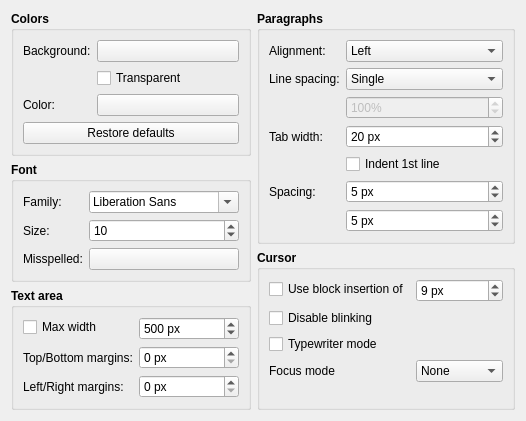
         <widget class="QWidget" name="tab_4">
          <attribute name="icon">
           <iconset theme="view-text">
            <normaloff>.</normaloff>.</iconset>
          </attribute>
          <attribute name="title">
           <string>Text editor</string>
          </attribute>
          <layout class="QHBoxLayout" name="horizontalLayout_4">
           <item>
            <layout class="QVBoxLayout" name="verticalLayout_21">
             <item>
              <widget class="QGroupBox" name="groupBox_17">
               <property name="font">
                <font>
                 <bold>true</bold>
                </font>
               </property>
               <property name="title">
                <string>Colors</string>
               </property>
               <layout class="QFormLayout" name="formLayout_12">
                <item row="0" column="0">
                 <widget class="QLabel" name="label_43">
                  <property name="font">
                   <font>
                    <bold>false</bold>
                   </font>
                  </property>
                  <property name="text">
                   <string>Background:</string>
                  </property>
                 </widget>
                </item>
                <item row="0" column="1">
                 <widget class="QPushButton" name="btnEditorBackgroundColor">
                  <property name="sizePolicy">
                   <sizepolicy hsizetype="Preferred" vsizetype="Fixed">
                    <horstretch>0</horstretch>
                    <verstretch>0</verstretch>
                   </sizepolicy>
                  </property>
                  <property name="font">
                   <font>
                    <bold>false</bold>
                   </font>
                  </property>
                  <property name="text">
                   <string/>
                  </property>
                 </widget>
                </item>
                <item row="1" column="1">
                 <widget class="QCheckBox" name="chkEditorBackgroundTransparent">
                  <property name="font">
                   <font>
                    <bold>false</bold>
                   </font>
                  </property>
                  <property name="text">
                   <string>Transparent</string>
                  </property>
                 </widget>
                </item>
                <item row="2" column="0">
                 <widget class="QLabel" name="label_37">
                  <property name="font">
                   <font>
                    <bold>false</bold>
                   </font>
                  </property>
                  <property name="text">
                   <string>Color:</string>
                  </property>
                 </widget>
                </item>
                <item row="2" column="1">
                 <widget class="QPushButton" name="btnEditorFontColor">
                  <property name="sizePolicy">
                   <sizepolicy hsizetype="Preferred" vsizetype="Fixed">
                    <horstretch>0</horstretch>
                    <verstretch>0</verstretch>
                   </sizepolicy>
                  </property>
                  <property name="font">
                   <font>
                    <bold>false</bold>
                   </font>
                  </property>
                  <property name="text">
                   <string/>
                  </property>
                 </widget>
                </item>
                <item row="3" column="0" colspan="2">
                 <widget class="QPushButton" name="btnEditorColorDefault">
                  <property name="font">
                   <font>
                    <bold>false</bold>
                   </font>
                  </property>
                  <property name="text">
                   <string>Restore defaults</string>
                  </property>
                 </widget>
                </item>
               </layout>
              </widget>
             </item>
             <item>
              <widget class="QGroupBox" name="groupBox_12">
               <property name="font">
                <font>
                 <bold>true</bold>
                </font>
               </property>
               <property name="title">
                <string>Font</string>
               </property>
               <layout class="QFormLayout" name="formLayout_8">
                <item row="3" column="0">
                 <widget class="QLabel" name="label_39">
                  <property name="font">
                   <font>
                    <bold>false</bold>
                   </font>
                  </property>
                  <property name="text">
                   <string>Family:</string>
                  </property>
                 </widget>
                </item>
                <item row="3" column="1">
                 <widget class="QFontComboBox" name="cmbEditorFontFamily">
                  <property name="sizePolicy">
                   <sizepolicy hsizetype="Preferred" vsizetype="Fixed">
                    <horstretch>0</horstretch>
                    <verstretch>0</verstretch>
                   </sizepolicy>
                  </property>
                  <property name="maximumSize">
                   <size>
                    <width>150</width>
                    <height>16777215</height>
                   </size>
                  </property>
                  <property name="font">
                   <font>
                    <bold>false</bold>
                   </font>
                  </property>
                 </widget>
                </item>
                <item row="4" column="0">
                 <widget class="QLabel" name="label_38">
                  <property name="font">
                   <font>
                    <bold>false</bold>
                   </font>
                  </property>
                  <property name="text">
                   <string>Size:</string>
                  </property>
                 </widget>
                </item>
                <item row="5" column="0">
                 <widget class="QLabel" name="label_36">
                  <property name="font">
                   <font>
                    <bold>false</bold>
                   </font>
                  </property>
                  <property name="text">
                   <string>Misspelled:</string>
                  </property>
                 </widget>
                </item>
                <item row="5" column="1">
                 <widget class="QPushButton" name="btnEditorMisspelledColor">
                  <property name="sizePolicy">
                   <sizepolicy hsizetype="Preferred" vsizetype="Fixed">
                    <horstretch>0</horstretch>
                    <verstretch>0</verstretch>
                   </sizepolicy>
                  </property>
                  <property name="font">
                   <font>
                    <bold>false</bold>
                   </font>
                  </property>
                  <property name="text">
                   <string/>
                  </property>
                 </widget>
                </item>
                <item row="4" column="1">
                 <widget class="QSpinBox" name="spnEditorFontSize">
                  <property name="font">
                   <font>
                    <bold>false</bold>
                   </font>
                  </property>
                  <property name="minimum">
                   <number>4</number>
                  </property>
                  <property name="maximum">
                   <number>299</number>
                  </property>
                  <property name="value">
                   <number>10</number>
                  </property>
                 </widget>
                </item>
               </layout>
              </widget>
             </item>
             <item>
              <widget class="QGroupBox" name="groupBox_16">
               <property name="font">
                <font>
                 <bold>true</bold>
                </font>
               </property>
               <property name="title">
                <string>Text area</string>
               </property>
               <layout class="QFormLayout" name="formLayout_11">
                <item row="0" column="0">
                 <widget class="QCheckBox" name="chkEditorMaxWidth">
                  <property name="font">
                   <font>
                    <bold>false</bold>
                   </font>
                  </property>
                  <property name="text">
                   <string>Max width</string>
                  </property>
                 </widget>
                </item>
                <item row="0" column="1">
                 <widget class="QSpinBox" name="spnEditorMaxWidth">
                  <property name="font">
                   <font>
                    <bold>false</bold>
                   </font>
                  </property>
                  <property name="suffix">
                   <string> px</string>
                  </property>
                  <property name="maximum">
                   <number>4096</number>
                  </property>
                  <property name="value">
                   <number>500</number>
                  </property>
                 </widget>
                </item>
                <item row="2" column="0">
                 <widget class="QLabel" name="label_54">
                  <property name="font">
                   <font>
                    <bold>false</bold>
                   </font>
                  </property>
                  <property name="text">
                   <string>Left/Right margins:</string>
                  </property>
                 </widget>
                </item>
                <item row="2" column="1">
                 <widget class="QSpinBox" name="spnEditorMarginsLR">
                  <property name="font">
                   <font>
                    <bold>false</bold>
                   </font>
                  </property>
                  <property name="suffix">
                   <string> px</string>
                  </property>
                  <property name="maximum">
                   <number>2048</number>
                  </property>
                 </widget>
                </item>
                <item row="1" column="0">
                 <widget class="QLabel" name="label_55">
                  <property name="font">
                   <font>
                    <bold>false</bold>
                   </font>
                  </property>
                  <property name="text">
                   <string>Top/Bottom margins:</string>
                  </property>
                 </widget>
                </item>
                <item row="1" column="1">
                 <widget class="QSpinBox" name="spnEditorMarginsTB">
                  <property name="font">
                   <font>
                    <bold>false</bold>
                   </font>
                  </property>
                  <property name="suffix">
                   <string> px</string>
                  </property>
                  <property name="maximum">
                   <number>2048</number>
                  </property>
                 </widget>
                </item>
               </layout>
              </widget>
             </item>
            </layout>
           </item>
           <item>
            <layout class="QVBoxLayout" name="verticalLayout_22">
             <item>
              <widget class="QGroupBox" name="groupBox_13">
               <property name="font">
                <font>
                 <bold>true</bold>
                </font>
               </property>
               <property name="title">
                <string>Paragraphs</string>
               </property>
               <layout class="QFormLayout" name="formLayout_9">
                <item row="0" column="0">
                 <widget class="QLabel" name="label_35">
                  <property name="font">
                   <font>
                    <bold>false</bold>
                   </font>
                  </property>
                  <property name="text">
                   <string>Alignment:</string>
                  </property>
                 </widget>
                </item>
                <item row="0" column="1">
                 <widget class="QComboBox" name="cmbEditorAlignment">
                  <property name="font">
                   <font>
                    <bold>false</bold>
                   </font>
                  </property>
                  <item>
                   <property name="text">
                    <string>Left</string>
                   </property>
                   <property name="icon">
                    <iconset theme="format-justify-left">
                     <normaloff>.</normaloff>.</iconset>
                   </property>
                  </item>
                  <item>
                   <property name="text">
                    <string>Center</string>
                   </property>
                   <property name="icon">
                    <iconset theme="format-justify-center">
                     <normaloff>.</normaloff>.</iconset>
                   </property>
                  </item>
                  <item>
                   <property name="text">
                    <string>Right</string>
                   </property>
                   <property name="icon">
                    <iconset theme="format-justify-right">
                     <normaloff>.</normaloff>.</iconset>
                   </property>
                  </item>
                  <item>
                   <property name="text">
                    <string>Justify</string>
                   </property>
                   <property name="icon">
                    <iconset theme="format-justify-fill">
                     <normaloff>.</normaloff>.</iconset>
                   </property>
                  </item>
                 </widget>
                </item>
                <item row="1" column="0">
                 <widget class="QLabel" name="label_40">
                  <property name="font">
                   <font>
                    <bold>false</bold>
                   </font>
                  </property>
                  <property name="text">
                   <string>Line spacing:</string>
                  </property>
                 </widget>
                </item>
                <item row="1" column="1">
                 <widget class="QComboBox" name="cmbEditorLineSpacing">
                  <property name="font">
                   <font>
                    <bold>false</bold>
                   </font>
                  </property>
                  <item>
                   <property name="text">
                    <string>Single</string>
                   </property>
                  </item>
                  <item>
                   <property name="text">
                    <string>1.5 lines</string>
                   </property>
                  </item>
                  <item>
                   <property name="text">
                    <string>Double</string>
                   </property>
                  </item>
                  <item>
                   <property name="text">
                    <string>Proportional</string>
                   </property>
                  </item>
                 </widget>
                </item>
                <item row="2" column="1">
                 <widget class="QSpinBox" name="spnEditorLineSpacing">
                  <property name="enabled">
                   <bool>false</bool>
                  </property>
                  <property name="sizePolicy">
                   <sizepolicy hsizetype="Preferred" vsizetype="Fixed">
                    <horstretch>0</horstretch>
                    <verstretch>0</verstretch>
                   </sizepolicy>
                  </property>
                  <property name="font">
                   <font>
                    <bold>false</bold>
                   </font>
                  </property>
                  <property name="suffix">
                   <string>%</string>
                  </property>
                  <property name="minimum">
                   <number>50</number>
                  </property>
                  <property name="maximum">
                   <number>999</number>
                  </property>
                  <property name="value">
                   <number>100</number>
                  </property>
                 </widget>
                </item>
                <item row="3" column="0">
                 <widget class="QLabel" name="label_42">
                  <property name="font">
                   <font>
                    <bold>false</bold>
                   </font>
                  </property>
                  <property name="text">
                   <string>Tab width:</string>
                  </property>
                 </widget>
                </item>
                <item row="3" column="1">
                 <widget class="QSpinBox" name="spnEditorTabWidth">
                  <property name="sizePolicy">
                   <sizepolicy hsizetype="Preferred" vsizetype="Fixed">
                    <horstretch>0</horstretch>
                    <verstretch>0</verstretch>
                   </sizepolicy>
                  </property>
                  <property name="font">
                   <font>
                    <bold>false</bold>
                   </font>
                  </property>
                  <property name="suffix">
                   <string> px</string>
                  </property>
                  <property name="minimum">
                   <number>0</number>
                  </property>
                  <property name="maximum">
                   <number>199</number>
                  </property>
                  <property name="value">
                   <number>20</number>
                  </property>
                 </widget>
                </item>
                <item row="4" column="1">
                 <widget class="QCheckBox" name="chkEditorIndent">
                  <property name="sizePolicy">
                   <sizepolicy hsizetype="Preferred" vsizetype="Fixed">
                    <horstretch>0</horstretch>
                    <verstretch>0</verstretch>
                   </sizepolicy>
                  </property>
                  <property name="font">
                   <font>
                    <bold>false</bold>
                   </font>
                  </property>
                  <property name="text">
                   <string>Indent 1st line</string>
                  </property>
                 </widget>
                </item>
                <item row="5" column="0">
                 <widget class="QLabel" name="label_41">
                  <property name="font">
                   <font>
                    <bold>false</bold>
                   </font>
                  </property>
                  <property name="text">
                   <string>Spacing:</string>
                  </property>
                 </widget>
                </item>
                <item row="5" column="1">
                 <widget class="QSpinBox" name="spnEditorParaAbove">
                  <property name="sizePolicy">
                   <sizepolicy hsizetype="Preferred" vsizetype="Fixed">
                    <horstretch>0</horstretch>
                    <verstretch>0</verstretch>
                   </sizepolicy>
                  </property>
                  <property name="font">
                   <font>
                    <bold>false</bold>
                   </font>
                  </property>
                  <property name="suffix">
                   <string> px</string>
                  </property>
                  <property name="minimum">
                   <number>0</number>
                  </property>
                  <property name="maximum">
                   <number>199</number>
                  </property>
                  <property name="value">
                   <number>5</number>
                  </property>
                 </widget>
                </item>
                <item row="6" column="1">
                 <widget class="QSpinBox" name="spnEditorParaBelow">
                  <property name="sizePolicy">
                   <sizepolicy hsizetype="Preferred" vsizetype="Fixed">
                    <horstretch>0</horstretch>
                    <verstretch>0</verstretch>
                   </sizepolicy>
                  </property>
                  <property name="font">
                   <font>
                    <bold>false</bold>
                   </font>
                  </property>
                  <property name="suffix">
                   <string> px</string>
                  </property>
                  <property name="minimum">
                   <number>0</number>
                  </property>
                  <property name="maximum">
                   <number>199</number>
                  </property>
                  <property name="value">
                   <number>5</number>
                  </property>
                 </widget>
                </item>
               </layout>
              </widget>
             </item>
             <item>
              <widget class="QGroupBox" name="groupBox_15">
               <property name="font">
                <font>
                 <bold>true</bold>
                </font>
               </property>
               <property name="title">
                <string>Cursor</string>
               </property>
               <layout class="QFormLayout" name="formLayout_10">
                <item row="0" column="0">
                 <widget class="QCheckBox" name="chkEditorCursorWidth">
                  <property name="font">
                   <font>
                    <bold>false</bold>
                   </font>
                  </property>
                  <property name="text">
                   <string>Use block insertion of</string>
                  </property>
                 </widget>
                </item>
                <item row="0" column="1">
                 <widget class="QSpinBox" name="spnEditorCursorWidth">
                  <property name="font">
                   <font>
                    <bold>false</bold>
                   </font>
                  </property>
                  <property name="suffix">
                   <string> px</string>
                  </property>
                  <property name="minimum">
                   <number>0</number>
                  </property>
                  <property name="maximum">
                   <number>99</number>
                  </property>
                  <property name="value">
                   <number>9</number>
                  </property>
                 </widget>
                </item>
                <item row="1" column="0">
                 <widget class="QCheckBox" name="chkEditorNoBlinking">
                  <property name="font">
                   <font>
                    <bold>false</bold>
                   </font>
                  </property>
                  <property name="text">
                   <string>Disable blinking</string>
                  </property>
                 </widget>
                </item>
                <item row="2" column="0">
                 <widget class="QCheckBox" name="chkEditorTypeWriterMode">
                  <property name="font">
                   <font>
                    <bold>false</bold>
                   </font>
                  </property>
                  <property name="text">
                   <string>Typewriter mode</string>
                  </property>
                 </widget>
                </item>
                <item row="3" column="0">
                 <widget class="QLabel" name="label_52">
                  <property name="font">
                   <font>
                    <bold>false</bold>
                   </font>
                  </property>
                  <property name="text">
                   <string>Focus mode</string>
                  </property>
                 </widget>
                </item>
                <item row="3" column="1">
                 <widget class="QComboBox" name="cmbEditorFocusMode">
                  <property name="font">
                   <font>
                    <bold>false</bold>
                   </font>
                  </property>
                  <item>
                   <property name="text">
                    <string>None</string>
                   </property>
                  </item>
                  <item>
                   <property name="text">
                    <string>Sentence</string>
                   </property>
                  </item>
                  <item>
                   <property name="text">
                    <string>Line</string>
                   </property>
                  </item>
                  <item>
                   <property name="text">
                    <string>Paragraph</string>
                   </property>
                  </item>
                 </widget>
                </item>
               </layout>
              </widget>
             </item>
            </layout>
           </item>
          </layout>
         </widget>
